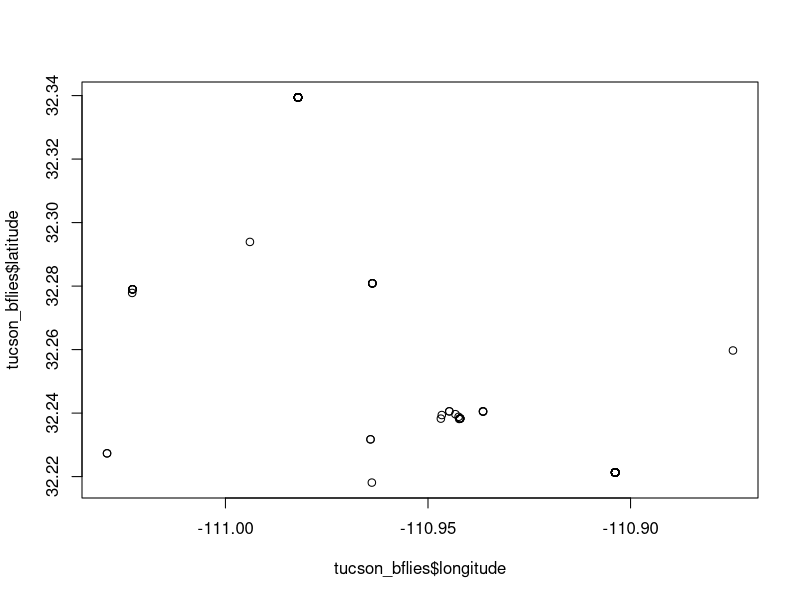

Generate this figure with R:
# Data Cleaning of Tucson eButterfly Data
# Kathleen L Prudic
# klprudic@arizona.edu
# created 2020-08-09

# Remove wonton variables 
rm(list = ls())

# Load additional packages
library(tidyverse)
library(lubridate)

# Load data 
arizona_bflies <- read_csv(file = "data/2015-2019-eButt-Arizona.csv")

# Filter to Tucson latitude and longitute
# rectangle 1: 32.351802, 32.209744, -110.962849, -111.046889 
# rectangle 2: 32.260557, 32.209744, -110.841198, -110.962849    
arizona_bflies <- arizona_bflies %>% 
  mutate(rectangle1 = if_else(condition = between(latitude, 32.209744, 32.351802) &
                                between(longitude, -111.046889, -110.962849), 
                              true = TRUE, false = FALSE), 
         rectangle2 = if_else(condition = between(latitude, 32.209744, 32.260557) &
                                between(longitude, -110.962849, -110.841198), 
                              true = TRUE, false = FALSE)) %>%
  mutate(tucson = rectangle1 | rectangle2)

tucson_bflies <- arizona_bflies %>%
  filter(tucson == TRUE) %>%
  select(-rectangle1, -rectangle2, -tucson)

# stamen maps timing out, just use base R
plot(x = tucson_bflies$longitude, 
     y = tucson_bflies$latitude)

# Create table of unique species by families, save to file for later use
# data/ebutt-species-unreconciled.csv

# Reconcile taxonomy (to be done later)

# Create table of reconciled species by families, save to file for later use
# data/ebutt-species-reconciled.csv

# Calculate species richness by year, save to file for later use
# data/inat-species-richness-annual.csv

# Calculate average species accumulation through time 2015-2019

# Plot average species accumualation through time

# # Plot Tucson observations on map
# library(ggplot2)
# library(ggmap)
# 
# map_bounds <- c(floor(min(tucson_bflies$longitude)),
#                 floor(min(tucson_bflies$latitude)),
#                 ceiling(max(tucson_bflies$longitude)),
#                 ceiling(max(tucson_bflies$latitude)))
# names(map_bounds) <- c("left", "bottom", "right", "top")
# 
# tucson_map <- get_map(location = map_bounds, 
#                       source = "stamen", 
#                       maptype = "terrain-lines", # toner-lite
#                       color = "bw")
# obs_map <- ggmap(tucson_map) +
#   geom_point(data = tucson_bflies, mapping = aes(x = longitude, y = latitude), size = 3)
# print(obs_map)

